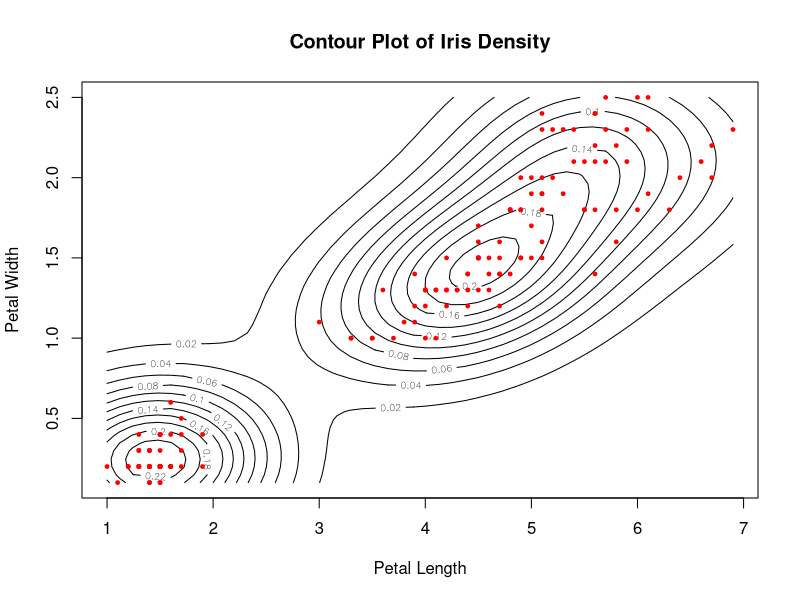

R code for this plot:
# Install and load necessary library
library(MASS)

# Generate a density estimate
den <- kde2d(iris$Petal.Length, iris$Petal.Width, n = 50)

# Create the contour plot
contour(den, xlab = "Petal Length", ylab = "Petal Width", main = "Contour Plot of Iris Density")
points(iris$Petal.Length, iris$Petal.Width, pch = 19, cex = 0.5, col = 'red')
